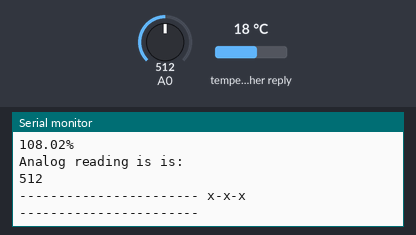
A sketch run on a simulated ESP8266 (NodeMCU). Parts: the last lines printed to the serial monitor. The inputs (shaded band) are chosen by the test bench; at power-on: A0 = 512, temperature in the weather reply 18 °C. WiFi joins after 1.5 s; servers stay silent unless stated; web services answer with replies made up by the test bench.

Above: at 3.7 s.
3.8 s: A0 set to 716
At 6.3 s:
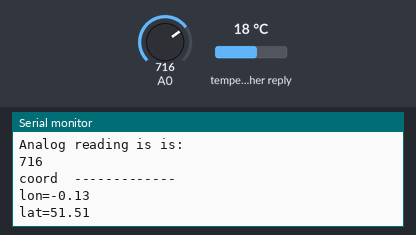
At 8.5 s:
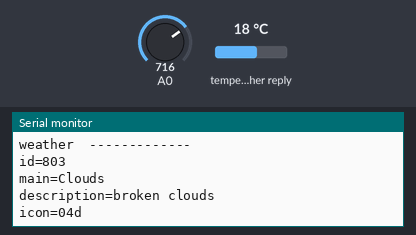

The sketch:

moisture.ino
```cpp
#include <ESP8266WiFi.h>


int sensPin= 0;
const char* ssid     = "AndroidAP516E";                 // SSID of local network
const char* password = "gjmu0001";                    // Password on network
String APIKEY = "12eecf0262f095b02b9d693ff64c7140";
String CityID = "Raghogarh,in";                                 //Your City ID


WiFiClient client;
char servername[]="api.openweathermap.org";              // remote server we will connect to
String result;

int  counter = 60;

String weatherDescription ="";
String weatherLocation = "";
String Country;
float Temperature;
float Humidity;
float Pressure;

void prettyPrintJson(){
      int tabCount=0;
      for(int i=0;result[i]!=0;i++){
        if(result[i]=='{'){
          Serial.print("\n");
        }
        else if(result[i]=='}'){
          Serial.print("\n");
          delay(1500);
        }
        else if(result[i]==':'){
          if(result[i+1]=='[' || result[i+1]=='{' ){
            Serial.print("\t-------------\n");
            i++;
          }
          else{
            Serial.print("=");
          }
        }
        else if(result[i]==','){
          Serial.print("\n");
        }
        else if(result[i]=='"'||result[i]==']'){
          continue;
        }
        else{
          Serial.print(result[i]);
        }
      }
      Serial.println();
      Serial.println("----------------------- x-x-x -----------------------");
    }

void getWeatherData()                                //client function to send/receive GET request data.
{
  if (client.connect(servername, 80))
          {                                         //starts client connection, checks for connection
          client.println("GET /data/2.5/weather?q="+CityID+"&units=metric&appid="+APIKEY);
          client.println("Host: api.openweathermap.org");
          client.println("User-Agent: ArduinoWiFi/1.1");
          client.println("Connection: close");
          client.println();
          }
  else {
         Serial.println("connection failed");        //error message if no client connect
          Serial.println();
       }

  while(client.connected() && !client.available())
  delay(1);                                          //waits for data
  while (client.connected() || client.available())
       {                                             //connected or data available
         char c = client.read();                     //gets byte from ethernet buffer
         result = result+c;
       }
//Serial.print(result);
client.stop();                                      //stop client
//result.replace('[', ' ');
//result.replace(']', ' ');
//Serial.println(result);
//char jsonArray [result.length()+1];
//result.toCharArray(jsonArray,sizeof(jsonArray));
//jsonArray[result.length() + 1] = '\0';
//StaticJsonBuffer<1024> json_buf;
//JsonObject &root = json_buf.parseObject(jsonArray);
//
//if (!root.success())
//  {
//    Serial.println("parseObject() failed");
//  }
//
//String location = root["name"];
//String country = root["sys"]["country"];
//float temperature = root["main"]["temp"];
//float humidity = root["main"]["humidity"];
//String weather = root["weather"]["main"];
//String description = root["weather"]["description"];
//float pressure = root["main"]["pressure"];
//weatherDescription = description;
//weatherLocation = location;
//Country = country;
//Temperature = temperature;
//Humidity = humidity;
//Pressure = pressure;

}


void setup() {
  // put your setup code here, to run once:
  Serial.println("Connecting");
  WiFi.begin(ssid, password);

             while (WiFi.status() != WL_CONNECTED)
            {
            delay(500);
                Serial.println("Connecting to network...");
            }
  Serial.begin(115200);
  delay(1000);
}

void loop() {
  // put your main code here, to run repeatedly:

  while(WiFi.status() == WL_CONNECTED){

    Serial.println("\n\n");
    int sensorVal= analogRead(sensPin);
  double percentage = 100.00 - ((sensorVal-550) / (double)(1024-550)*100.00);
  Serial.println("Moisture of the soil is:");
  Serial.print(percentage);
  Serial.println("%");
  Serial.println("Analog reading is is:");
  Serial.print(sensorVal);

  if(counter == 60)                                 //Get new data every 10 minutes
    {
      counter = 0;
      prettyPrintJson();
      delay(1000);
      getWeatherData();


    }else
    {
      delay(1000);
      counter++;
      prettyPrintJson();
      delay(2000);
    }
  delay(1000);
  }
}
```

Measured:
- after the input at 3.8 s, the serial monitor: prints a new line after 1.0 s (image 1)
